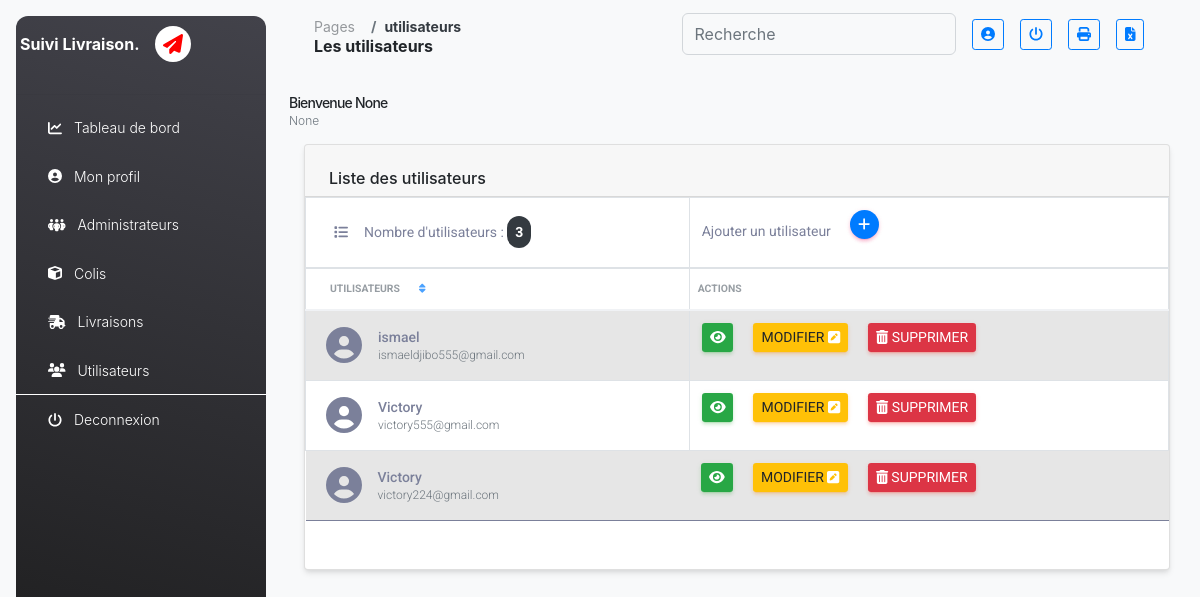
The page /utilisateurs/menu/ on the database its author committed.
### app_utilisateur/models.py (models this page shows, shortened)
class Utilisateur(models.Model):
    date_creation = models.DateTimeField(auto_now_add=True)
    email=models.EmailField()
    mot_de_passe=models.CharField(max_length=50)
    username=models.CharField(max_length=50)

### app_utilisateur/views.py (the view)
# urls.py: path('menu/', views.menu, name='menu'),  # Assurez-vous que le nom est unique
def menu(request):
    username = request.session.get('username')
    email = request.session.get('email')
    utilisateurs= Utilisateur.objects.all()
    nombre=utilisateurs.count()
    context={'username':username,'email':email, "liste":utilisateurs,"nombre":nombre}
    return render(request, 'app_utilisateur/menu.html', context)

### app_utilisateur/templates/app_utilisateur/menu.html (shortened to what this page needs)
{% load static %}
<!DOCTYPE html>
<html lang="en">
<head>
  <link href="{% static 'app_utilisateur/elements/css/nucleo-icons.css'%}" rel="stylesheet" />
  <link href="{% static 'app_utilisateur/elements/css/nucleo-svg.css'%}" rel="stylesheet" />
  <link id="pagestyle" href="{% static 'app_utilisateur/elements/css/material-dashboard.css'%}" rel="stylesheet" />
  <link rel="stylesheet" href="{% static 'app_utilisateur/css/style.css'%}">
  <link rel="stylesheet" href="{% static 'app_utilisateur/css/all.min.css'%}">
  <link rel="stylesheet" href="{% static 'app_utilisateur/css/bootstrap.min.css'%}">
</head>
<body class="g-sidenav-show bg-gray-100">
  <aside class="sidenav navbar navbar-vertical navbar-expand-xs border-0 border-radius-xl my-3 fixed-start ms-3 bg-gradient-dark" id="sidenav-main">
    <div class="sidenav-header">
        <span class="ms-1 font-weight-bold text-white">Suivi Livraison.</span><i class="fas fa-paper-plane bg-white rounded-pill p-2 mx-3 " style="font-size: 20px; color: red; position: relative; top: 10px;"></i>
    </div>
    <hr class="horizontal light mt-0 mb-2">
    <div class="collapse navbar-collapse w-auto" id="sidenav-collapse-main">
      <ul class="navbar-nav">
        <li class="nav-item">
          <a class="nav-link text-white" href="{% url 'perso_admin:dashboard' %}">
            <div class="text-white text-center me-2 d-flex align-items-center justify-content-center">
              <span class="fas fa-chart-line"></span>
            </div>
            <span class="nav-link-text ms-1">Tableau de bord</span>
          </a>
        </li>
        <li class="nav-item">
          <a class="nav-link text-white" href="{% url 'app_utilisateur:profil' %}">
            <div class="text-white text-center me-2 d-flex align-items-center justify-content-center">
              <span class="fas fa-user-circle"></span>
            </div>
            <span class="nav-link-text ms-1">Mon profil</span>
          </a>
        </li>
        <li class="nav-item">
          <a class="nav-link text-white" href="{% url 'perso_admin:menu'%}">
            <div class="text-white text-center me-2 d-flex align-items-center justify-content-center">
              <span class="fas fa-people-group"></span>
            </div>
            <span class="nav-link-text ms-1">Administrateurs</span>
          </a>
        </li>
        <li class="nav-item">
          <a class="nav-link text-white" href="{% url 'colis:menu'%}">
            <div class="text-white text-center me-2 d-flex align-items-center justify-content-center">
              <span class="fas fa-cube"></span>
            </div>
            <span class="nav-link-text ms-1">Colis</span>
          </a>
        </li>
        <li class="nav-item">
            <a class="nav-link text-white" href="{% url 'Livraison:menu' %}">
              <div class="text-white text-center me-2 d-flex align-items-center justify-content-center">
                <span class="fas fa-truck-fast"></span>
              </div>
              <span class="nav-link-text ms-1">Livraisons</span>
            </a>
          </li>
          <li class="nav-item">
            <a class="nav-link text-white" href="{% url 'app_utilisateur:menu' %}">
              <div class="text-white text-center me-2 d-flex align-items-center justify-content-center">
                <span class="fas fa-users"></span>
              </div>
              <span class="nav-link-text ms-1">Utilisateurs</span>
            </a>
          </li>
        <div style="border-top: 1px solid white;"></div>
        <li class="nav-item">
          <a class="nav-link text-white" href="{% url 'perso_admin:logout' %}">
            <div class="text-white text-center me-2 d-flex align-items-center justify-content-center">
              <span class="fas fa-power-off"></span>
            </div>
            <span class="nav-link-text ms-1">Deconnexion</span>
          </a>
        </li>
      </ul>
    </div>
  </aside>
  <main class="main-content border-radius-lg">
    <nav class="navbar navbar-main navbar-expand-lg px-0 mx-4 shadow-none border-radius-xl" id="navbarBlur" data-scroll="true">
      <div class="container-fluid py-1 px-3">
        <nav aria-label="breadcrumb">
          <ol class="breadcrumb bg-transparent mb-0 pb-0 pt-1 px-0 me-sm-6 me-5">
            <li class="breadcrumb-item text-sm"><a class="opacity-5 text-dark" href="javascript:;">Pages</a></li>
            <li class="breadcrumb-item text-sm text-dark font-weight-bolder" aria-current="page">utilisateurs</li>
          </ol>
          <h6 class="font-weight-bolder mb-0">Les utilisateurs</h6>
        </nav>
        <div class="collapse navbar-collapse mt-sm-0 mt-2 me-md-0 me-sm-4" id="navbar">
          <div class="ms-md-auto pe-md-3 d-flex align-items-center">
            <div class="input-group input-group-outline">
              <input type="text" class="form-control" id="searchInput" placeholder="Recherche">
            </div>
          </div>
          <ul class="navbar-nav justify-content-end">
            <li class="nav-item d-flex align-items-center">
              <a class="btn btn-outline-primary btn-sm mb-0 me-3" href="{% url 'app_utilisateur:profil'%}" data-toggle="tooltip" data-placement="bottom" title="Mon profil"> <span class="fas fa-user-circle"></span></a>
            </li>
            <li class="nav-item d-flex align-items-center">
              <a class="btn btn-outline-primary btn-sm mb-0 me-3" href="{% url 'perso_admin:logout'%}" data-toggle="tooltip" data-placement="bottom" title="Se deconnecter"> <span class="fas fa-power-off"></span></a>
            </li>
            <li class="nav-item d-flex align-items-center">
              <a class="btn btn-outline-primary btn-sm mb-0 me-3" href="" data-toggle="tooltip" data-placement="bottom" title="Imprimer" id="printTable"> <span class="fas fa-print"></span></a>
            </li>
            <li class="nav-item d-flex align-items-center">
              <a class="btn btn-outline-primary btn-sm mb-0 me-3" href="" data-toggle="tooltip" data-placement="bottom" title="Imprimer" id="exportExcel"> <span class="fas fa-file-excel"></span></a>
            </li>
          </ul>
        </div>
      </div>
    </nav>
    <div class="container-fluid py-4">
      <div class="row">
        <div class="container ">
          <div class="row mb-3">
            <div class="col-md-6">
              <div class="d-flex flex-column justify-content-center">
                <h1 class="mb-0 text-sm"> Bienvenue {{ username}}</h1>
                <p class="text-xs text-secondary mb-0">{{ email}}</p>
              </div>
            </div>
            <div class="col-md-6">
            </div>
          </div>
          <div class="col-12">
            <div class="card mb-4">
              <div class="card-header pb-0">
                <h6>Liste des utilisateurs</h6>
              </div>
              <div class="card-body px-0 pt-0 pb-2">
                <div class="table-responsive p-0">
                  <table class="table align-items-center mb-0 table-striped table-bordered table-hover" id="myTable">
                    <thead>
                      <tr>
                        <td class="text-sm"><span class="fas fa-list mx-3"></span>Nombre d'utilisateurs : <span class="bg-dark p-2 rounded-pill text-white text-b" style="font-weight:bold;">{{ nombre }}</span></td>
                        <td class="text-sm" colspan="2">Ajouter un utilisateur
                          <a href="{% url 'app_utilisateur:add_user' %}" class="btn btn-primary btn-sm mx-3 rounded-pill" >
                            <span class="fas fa-plus"></span>
                          </a>
                        </td>
                      </tr>
                      <tr>
                        <th class="text-uppercase text-secondary text-xxs font-weight-bolder opacity-7">utilisateurs <a href="#" id="sortName"><span class="fas fa-sort mx-3" data-toggle="tooltip" data-placement="bottom" title="Trier les élements"></span></a></th>
                        <th class="text-uppercase text-secondary text-xxs font-weight-bolder opacity-7 ps-2 action">Actions</th>
                      </tr>
                    </thead>
                    <tbody>
                      {% for admin in liste %}
                        <tr class="affiche">
                          <td>
                            <div class="d-flex px-2 py-1">
                              <span class=" fas fa-user-circle avatar-sm me-3">
                              </span>
                              <div class="d-flex flex-column justify-content-center">
                                <h6 class="mb-0 text-sm">{{ admin.username }}</h6>
                                <p class="text-xs text-secondary mb-0">{{ admin.email }}</p>
                              </div>
                            </div>
                          </td>
                          <td class="align-middle">
                            <button type="button" class="btn btn-success btn-sm" data-toggle="modal" data-target="#editAdminModal" data-id="{{ admin.id }}">
                              <span class="fas fa-eye"></span>
                            </button>
                            <a href="/utilisateurs/editer/{{ admin.id }}" class="btn btn-warning btn-sm mx-3"  data-toggle="tooltip">Modifier
                              <span class="fas fa-pencil-square" style="color: white;"></span>
                            </a>
                            <a type="button" class="btn btn-danger btn-sm" href="/utilisateurs/delete/{{ admin.id }}">
                              <span class="fas fa-trash-can"></span> Supprimer
                            </a>
                          </td>
                        </tr>
                        {% endfor %}
                    </tbody>
                  </table>
                </div>
                <div id="paginationE" class="mt-3 mx-3">
                  <span class="px-3" id="pagination"></span>
                </div>
              </div>
            </div>
          </div>
        </div>
      </div>
  </main>
</body>
</html>

### app_utilisateur/static/app_utilisateur/css/style.css (style rules this page uses)
#paginationE { text-align: right; }

### rows shown on the page
Utilisateur: username "ismael", email "ismaeldjibo555@gmail.com"
Utilisateur: username "Victory", email "victory555@gmail.com"
Utilisateur: username "Victory", email "victory224@gmail.com"

### other values the page prints
{{ username }} "None"
{{ email }} "None"
{{ nombre }} "3"
